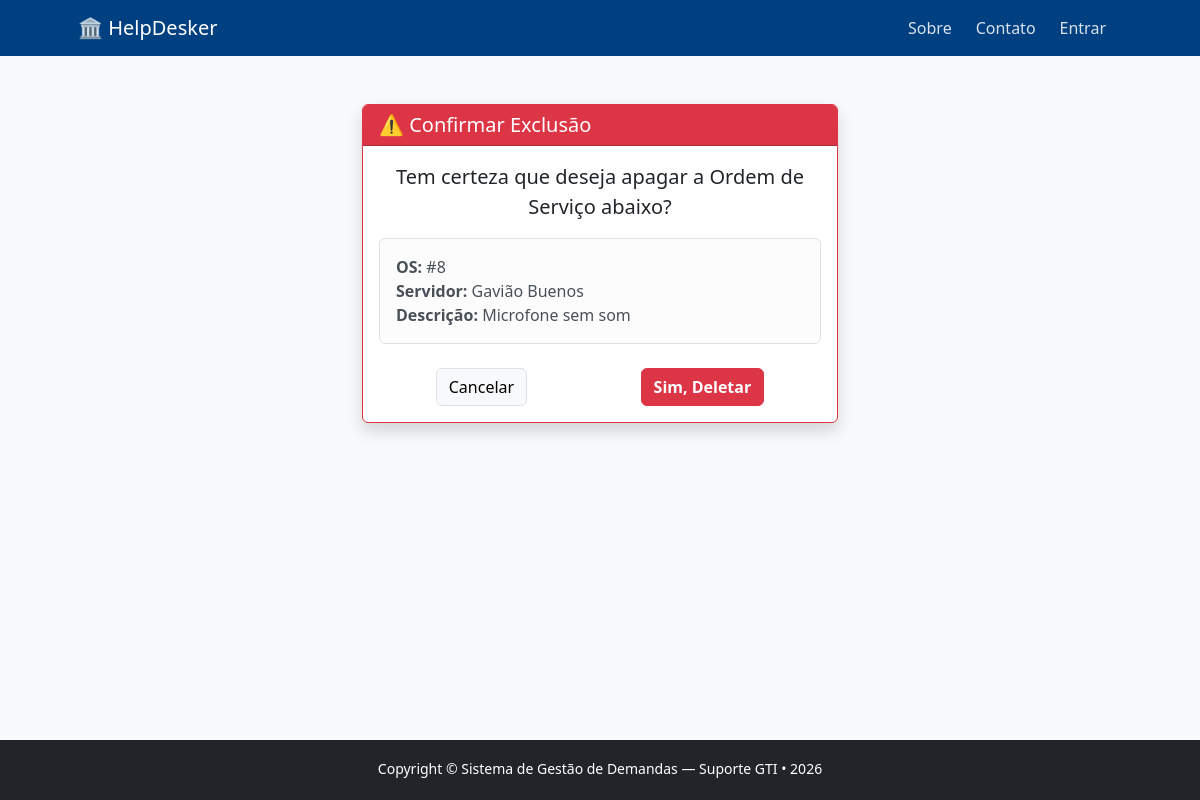
Page /chamados/deletar/8/ on the committed database.
### chamados/models.py (models this page shows, shortened)
class Chamado(models.Model):
    CATEGORIAS = [
        ('computador', 'Computador / Hardware'),
        ('software', 'Instalação / Erro de Software'),
        ('rede', 'Internet / Rede'),
        ('email', 'E-mail Institucional'),
        ('impressora', 'Impressora / Scanner'),
        ('acesso', 'Sistemas / Senhas / Acessos'),
        ('outros', 'Outros Assuntos'),
    ]
    PRIORIDADES = [
        ('baixa', 'Baixa (Não impede o trabalho)'),
        ('media', 'Média (Dificulta o trabalho)'),
        ('alta', 'Alta (Impede o trabalho)'),
    ]
    STATUS_CHOICES = [
        ('aberto', 'Aberto / Aguardando Atendimento'),
        ('atendimento', 'Em Atendimento'),
        ('resolvido', 'Resolvido'),
        ('cancelado', 'Cancelado'),
    ]
    servidor_nome = models.CharField(max_length=100, verbose_name="Nome do Servidor/Usuário")
    setor = models.CharField(max_length=100, verbose_name="Setor/Departamento")
    categoria = models.CharField(max_length=20, choices=CATEGORIAS, default='computador')
    prioridade = models.CharField(max_length=10, choices=PRIORIDADES, default='media')
    status = models.CharField(max_length=15, choices=STATUS_CHOICES, default='aberto')
    descricao = models.TextField(verbose_name="Descrição do Problema")
    observacao_tecnica = models.TextField(blank=True, null=True, verbose_name="Observações da Resolução")
    criado_em = models.DateTimeField(auto_now_add=True)
    atualizado_em = models.DateTimeField(auto_now=True)
    class Meta:
        ordering = ['-criado_em']

### chamados/views.py (the view)
# urls.py: path('deletar/<int:pk>/', views.deletar_chamado, name='deletar_chamado'),
def deletar_chamado(request, pk):
    chamado = get_object_or_404(Chamado, pk=pk)
    if request.method == 'POST':
        chamado.delete()
        return redirect('home')
    return render(request, 'chamados/confirmar_exclusao.html', {'chamado': chamado})

### chamados/templates/chamados/confirmar_exclusao.html (shortened to what this page needs)
{% extends 'base.html' %}
{% block conteudo %}
<div class="container mt-5" style="max-width: 500px;">
    <div class="card border-danger shadow">
        <div class="card-header bg-danger text-white">
            <h3 class="card-title h5 mb-0">⚠️ Confirmar Exclusão</h3>
        </div>
        <div class="card-body text-center">
            <p class="fs-5">Tem certeza que deseja apagar a Ordem de Serviço abaixo?</p>
            <div class="alert alert-light border my-3 text-start">
                <strong>OS:</strong> #{{ chamado.id }}<br>
                <strong>Servidor:</strong> {{ chamado.servidor_nome }}<br>
                <strong>Descrição:</strong> {{ chamado.descricao|truncatechars:100 }}
            </div>
            <form method="post">
                <div class="d-flex justify-content-around mt-4">
                    <a href="{% url 'atualizar_chamado' chamado.id %}" class="btn btn-light border">Cancelar</a>
                    <button type="submit" class="btn btn-danger fw-bold">Sim, Deletar</button>
                </div>
            </form>
        </div>
    </div>
</div>
{% endblock %}

### chamados/templates/base.html (style rules this page uses)
body { min-height: 100vh; position: relative; padding-bottom: 60px; }

### rows in the picture
Chamado: id "8", servidor_nome "Gavião Buenos", descricao "Microfone sem som"
